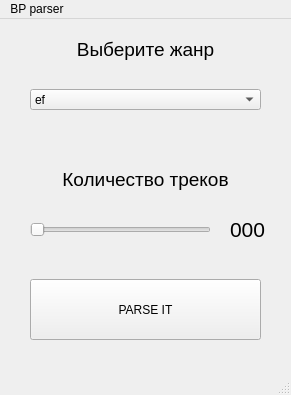
<?xml version="1.0" encoding="UTF-8"?>
<ui version="4.0">
 <class>MainWindow</class>
 <widget class="QMainWindow" name="MainWindow">
  <property name="geometry">
   <rect>
    <x>0</x>
    <y>0</y>
    <width>291</width>
    <height>395</height>
   </rect>
  </property>
  <property name="windowTitle">
   <string>MainWindow</string>
  </property>
  <widget class="QWidget" name="centralwidget">
   <widget class="QPushButton" name="pushButton">
    <property name="geometry">
     <rect>
      <x>30</x>
      <y>260</y>
      <width>231</width>
      <height>61</height>
     </rect>
    </property>
    <property name="text">
     <string>PARSE IT</string>
    </property>
   </widget>
   <widget class="QLabel" name="label">
    <property name="geometry">
     <rect>
      <x>30</x>
      <y>10</y>
      <width>231</width>
      <height>41</height>
     </rect>
    </property>
    <property name="text">
     <string>&lt;html&gt;&lt;head/&gt;&lt;body&gt;&lt;p align=&quot;center&quot;&gt;&lt;span style=&quot; font-size:14pt;&quot;&gt;Выберите жанр&lt;/span&gt;&lt;/p&gt;&lt;/body&gt;&lt;/html&gt;</string>
    </property>
   </widget>
   <widget class="QComboBox" name="comboBox">
    <property name="geometry">
     <rect>
      <x>30</x>
      <y>70</y>
      <width>231</width>
      <height>21</height>
     </rect>
    </property>
    <item>
     <property name="text">
      <string>ef</string>
     </property>
    </item>
    <item>
     <property name="text">
      <string>awfaf</string>
     </property>
    </item>
    <item>
     <property name="text">
      <string>awfa</string>
     </property>
    </item>
    <item>
     <property name="text">
      <string>faw</string>
     </property>
    </item>
    <item>
     <property name="text">
      <string>faw</string>
     </property>
    </item>
    <item>
     <property name="text">
      <string>faw</string>
     </property>
    </item>
    <item>
     <property name="text">
      <string>faw</string>
     </property>
    </item>
   </widget>
   <widget class="QSlider" name="horizontalSlider">
    <property name="geometry">
     <rect>
      <x>30</x>
      <y>200</y>
      <width>181</width>
      <height>22</height>
     </rect>
    </property>
    <property name="orientation">
     <enum>Qt::Horizontal</enum>
    </property>
   </widget>
   <widget class="QLabel" name="label_counter">
    <property name="geometry">
     <rect>
      <x>230</x>
      <y>190</y>
      <width>41</width>
      <height>41</height>
     </rect>
    </property>
    <property name="text">
     <string>&lt;html&gt;&lt;head/&gt;&lt;body&gt;&lt;p&gt;&lt;span style=&quot; font-size:16pt;&quot;&gt;000&lt;/span&gt;&lt;/p&gt;&lt;/body&gt;&lt;/html&gt;</string>
    </property>
   </widget>
   <widget class="QLabel" name="label_2">
    <property name="geometry">
     <rect>
      <x>30</x>
      <y>140</y>
      <width>231</width>
      <height>41</height>
     </rect>
    </property>
    <property name="text">
     <string>&lt;html&gt;&lt;head/&gt;&lt;body&gt;&lt;p align=&quot;center&quot;&gt;&lt;span style=&quot; font-size:14pt;&quot;&gt;Количество треков&lt;/span&gt;&lt;/p&gt;&lt;/body&gt;&lt;/html&gt;</string>
    </property>
   </widget>
  </widget>
  <widget class="QMenuBar" name="menubar">
   <property name="geometry">
    <rect>
     <x>0</x>
     <y>0</y>
     <width>291</width>
     <height>21</height>
    </rect>
   </property>
   <widget class="QMenu" name="menuBP_parser">
    <property name="title">
     <string>BP parser</string>
    </property>
   </widget>
   <addaction name="menuBP_parser"/>
  </widget>
  <widget class="QStatusBar" name="statusbar"/>
 </widget>
 <resources/>
 <connections/>
</ui>
